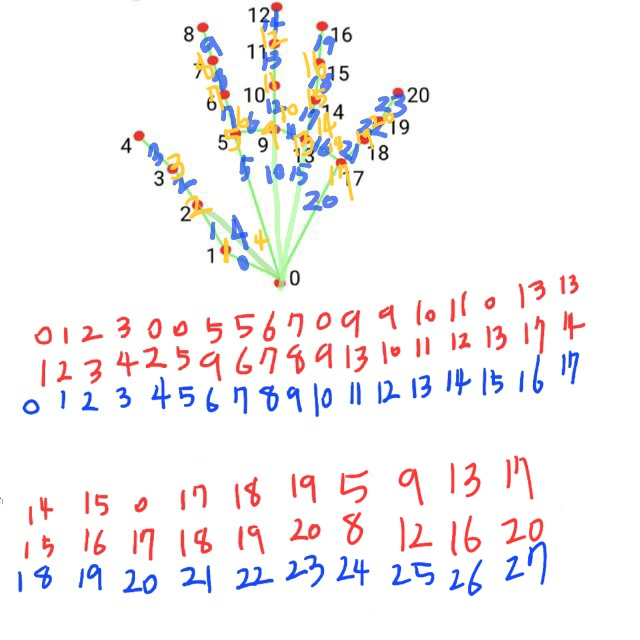
#> input picture KakaoTalk_20230419_154102570.jpg, 640 x 640 px, given in place of the camera
$ python hand_recognition.py   (older library calls are emulated)
#> lines starting #> are read from the running program, lines starting #| are printed output that depends on the picture; after the words box and inside, x2 and y2 are one past the last pixel; in counts of white or black regions, pixels touching at a corner belong together
import cv2
import numpy as np
import math


cap = cv2.VideoCapture(0)
while cap.isOpened():
    # read image
    ret, img = cap.read()
#> img is the input picture: shape (640, 640, 3); mean B, G, R 244, 243, 246.3

    img = cv2.flip(img, 1)

    # get hand data from the rectangle sub window on the screen
    cv2.rectangle(img, (300,300), (100, 100), (0,255,0), 0)
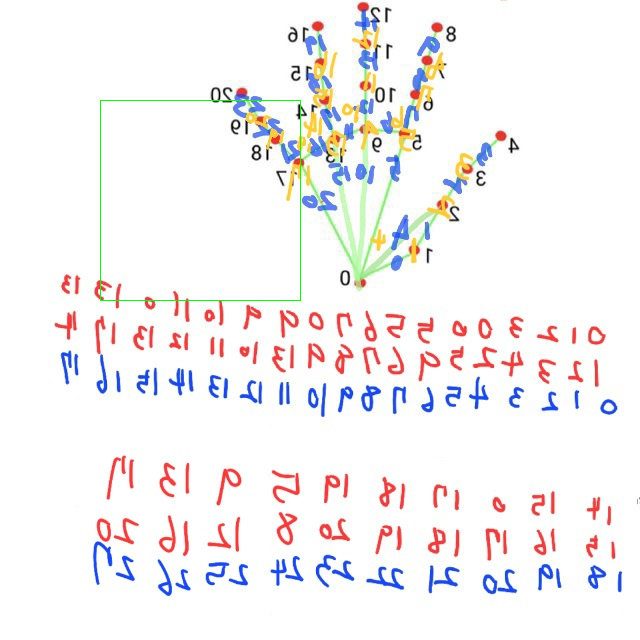
#> img: shape (640, 640, 3); mean B, G, R 243.6, 243, 245.8
    crop_img = img[100:300, 100:300]

    # convert to grayscale
    grey = cv2.cvtColor(crop_img, cv2.COLOR_BGR2GRAY)

    # applying gaussian blur
    value = (35, 35)
    blurred = cv2.GaussianBlur(grey, value, 0)
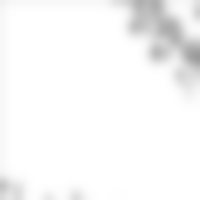
#> blurred: shape (200, 200); min 154, max 255, mean 248.1

    # thresholdin: Otsu's Binarization method
    _, thresh1 = cv2.threshold(blurred, 127, 255, cv2.THRESH_BINARY_INV+cv2.THRESH_OTSU)
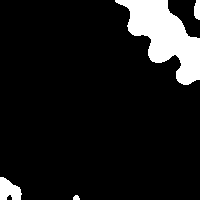
#> thresh1: shape (200, 200); 10% white; 4 white regions

    # show thresholded image
    cv2.imshow('Thresholded', thresh1)

    # check OpenCV version to avoid unpacking error
    (version, _, _) = cv2.__version__.split('.')

    if version == '3':
        image, contours, hierarchy = cv2.findContours(thresh1.copy(), cv2.RETR_TREE, cv2.CHAIN_APPROX_NONE)
    elif version == '4':
        contours, hierarchy = cv2.findContours(thresh1.copy(), cv2.RETR_TREE, cv2.CHAIN_APPROX_NONE)
#> contours = 4 contours, 1 with area under 20; largest, box (x1, y1, x2, y2) and area: (115, 0, 200, 85) 3360, (0, 177, 22, 200) 319, (194, 0, 200, 20) 80

    # find contour with max area
    cnt = max(contours, key = lambda x: cv2.contourArea(x))
#> cnt = contour of 295 points, box (x1, y1, x2, y2) (115, 0, 200, 85), area 3360

    # create bounding rectangle around the contour (can skip below two lines)
    x, y, w, h = cv2.boundingRect(cnt)
#> x = 115; y = 0; w = 85; h = 85
    cv2.rectangle(crop_img, (x,y), (x+w, y+h), (0, 0, 255), 0)
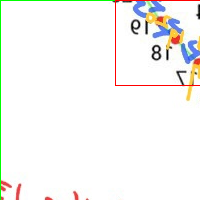
#> crop_img: shape (200, 200, 3); mean B, G, R 244.5, 246.8, 247.3

    # finding convex hull
    hull = cv2.convexHull(cnt)
#> hull = contour of 11 points, box (x1, y1, x2, y2) (115, 0, 200, 85), area 4272

    # drawing contours
    drawing = np.zeros(crop_img.shape, np.uint8)
    cv2.drawContours(drawing, [cnt], 0, (0, 255, 0), 0)
    cv2.drawContours(drawing, [hull], 0, (0, 0, 255), 0)
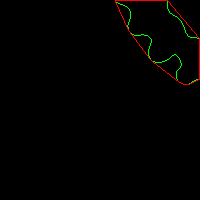
#> drawing: shape (200, 200, 3); mean of channels 0, 1, 2 0, 1.1, 1.5; drawn as B, G, R

    # finding convex hull
    hull = cv2.convexHull(cnt, returnPoints=False)
#> hull = [243, 193, 152, 141, 136, 132, 81, 79, 36, 1, 0]

    # finding convexity defects
    defects = cv2.convexityDefects(cnt, hull)
#> defects = [[1, 36, 17, 2457], [36, 79, 59, 3298], [81, 132, 104, 5029], [132, 136, 133, 114], [141, 152, 149, 318], [193, 243, 205, 1855]]
    count_defects = 0
    cv2.drawContours(thresh1, contours, -1, (0, 255, 0), 3)
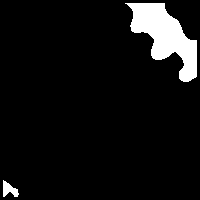
#> thresh1: shape (200, 200); 7% white; 2 white regions, box (x1, y1, x2, y2) and area: (125, 3, 197, 82) 2655, (3, 180, 19, 197) 154

    # applying Cosine Rule to find angle for all defects (between fingers)
    #with angle > 90 degrees and ignore defects
    for i in range(defects.shape[0]):
        s, e, f, d = defects[i, 0]

        start = tuple(cnt[s][0])
        end = tuple(cnt[e][0])
        far = tuple(cnt[f][0])

        # find length of all sides of triangle
        a = math.sqrt((end[0] - start[0])**2 + (end[1] - start[1])**2)
        b = math.sqrt((far[0] - start[0])**2 + (far[1] - start[1])**2)
        c = math.sqrt((end[0] - far[0])**2 + (end[1] - far[1])**2)

        # apply cosine rule here
        angle = math.acos((b**2 + c**2 - a**2)/(2*b*c)) * 57

        # ignore angles > 90 and highlight rest with red dots
        if angle <= 90:
            count_defects += 1
            cv2.circle(crop_img, far, 1, [0,0,255], -1)
        # dist = cv2.pointPolygonTest(cnt,far,True)

            # draw a line from start to end i.e. the convex points (finger tips)
            # (can skip this part)
            cv2.line(crop_img, start, end, [0,255,0], 2)
            # cv2.circle(crop_img, far, 5, [0,0, 255], -1)

        # define actions required
        if count_defects == 1:
            str = "1 finger"
        elif count_defects == 2:
            str = "2 finger"
        elif count_defects == 3:
            str = "3 finger"
        elif count_defects == 4:
            str = "4 finger"
        else:
            str = "an entire hand"
        cv2.putText(img, str, (50, 50), cv2.FONT_HERSHEY_SIMPLEX, 2, 2)

        # show appropriate images in windows
        cv2.imshow('Gesture', img)
        all_img = np.hstack((drawing, crop_img))
        cv2.imshow('Contours', all_img)

        k = cv2.waitKey(10)
        if k == 27:
            break
#> this loop made 1 pass; (key Esc is pressed on pass 1)
#> (s, e, f, d, start, end, far, a) on pass 1: (1, 36, 17, 2457, (115, 1), (128, 30), (130, 11), 31.78)
#> pass 1, `all_img = np.hstack((drawing, crop_img))`:
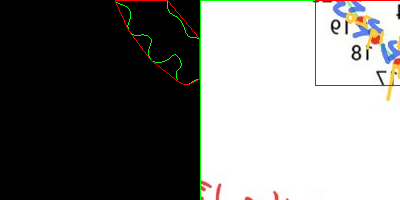
#> all_img: shape (200, 400, 3); mean of channels 0, 1, 2 122.3, 124, 124.4; drawn as B, G, R
#> after the loop, count_defects = 0

$ run again, on KakaoTalk_20230419_154115644.jpg
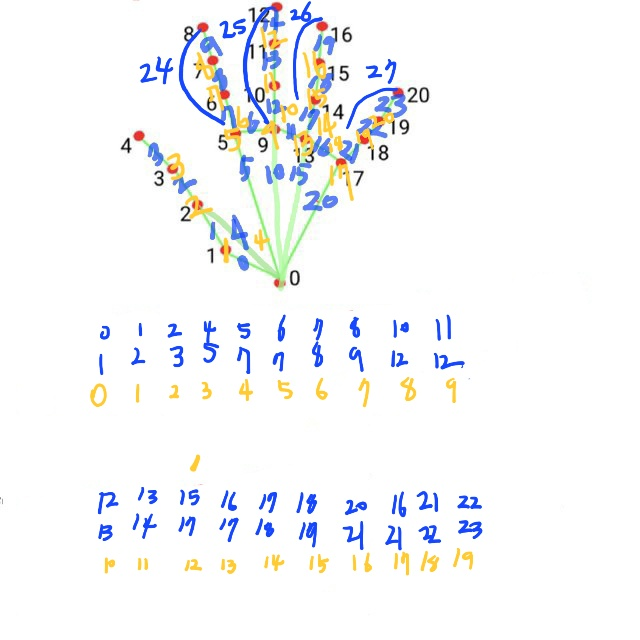
#> input picture KakaoTalk_20230419_154115644.jpg, 640 x 640 px, given in place of the camera
#> img is the input picture: shape (640, 640, 3); mean B, G, R 248.2, 247, 246
#> contours = 1 contour; box (x1, y1, x2, y2) and area: (115, 0, 200, 85) 3984
#> cnt = contour of 351 points, box (x1, y1, x2, y2) (115, 0, 200, 85), area 3984
#> x = 115; y = 0; w = 85
#> `hull = cv2.convexHull(cnt)`: hull = contour of 10 points, box (x1, y1, x2, y2) (115, 0, 200, 85), area 4880
#> `hull = cv2.convexHull(cnt, returnPoints=False)`: hull = [242, 152, 141, 136, 132, 81, 79, 36, 1, 0]
#> defects = [[242, 0, 282, 3584], [1, 36, 17, 2457], [36, 79, 59, 3298], [81, 132, 104, 5029], [132, 136, 133, 114], [141, 152, 149, 318], [152, 242, 205, 2816]]
#> `cv2.drawContours(thresh1, contours, -1, (0, 255, 0), 3)`:
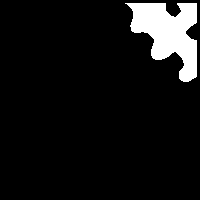
#> thresh1: shape (200, 200); 7.9% white; 1 white region, box (x1, y1, x2, y2) and area: (125, 3, 197, 82) 3147
#> the loop `for i in range(defects.shape[0]):` made 1 pass; (key Esc is pressed on pass 1)
#> (s, e, f, d, start, end, far, a) on pass 1: (242, 0, 282, 3584, (199, 0), (115, 0), (175, 14), 84)
#> pass 1, `all_img = np.hstack((drawing, crop_img))`:
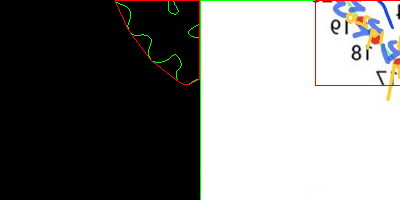
#> all_img: shape (200, 400, 3); mean of channels 0, 1, 2 122.6, 124.2, 124.3; drawn as B, G, R
#> after the loop `for i in range(defects.shape[0]):`: count_defects = 0

$ run again, on KakaoTalk_20230430_173046153.png
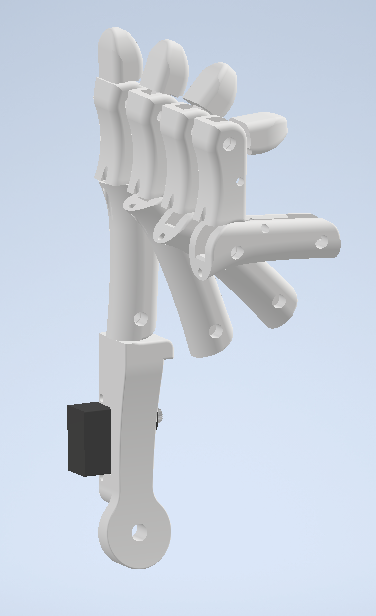
#> input picture KakaoTalk_20230430_173046153.png, 376 x 616 px, given in place of the camera
#> img is the input picture: shape (616, 376, 3); mean B, G, R 221.7, 209.1, 200.2
#> contours = 3 contours; box (x1, y1, x2, y2) and area: (0, 0, 178, 200) 21356, (45, 0, 89, 16) 378, (67, 151, 80, 169) 145
#> cnt = contour of 1361 points, box (x1, y1, x2, y2) (0, 0, 178, 200), area 21356
#> x = 0; w = 178; h = 200
#> `hull = cv2.convexHull(cnt)`: hull = [[177, 0], [177, 3], [170, 93], [156, 199], [0, 199], [0, 29], [109, 0]]
#> `hull = cv2.convexHull(cnt, returnPoints=False)`: hull = [1273, 1270, 1178, 1072, 847, 159, 0]
#> defects = [[1273, 0, 1319, 3840], [0, 159, 81, 8218], [159, 847, 512, 37888], [847, 1072, 1005, 8704], [1072, 1178, 1143, 1872], [1178, 1270, 1207, 3599]]
#> `cv2.drawContours(thresh1, contours, -1, (0, 255, 0), 3)`:
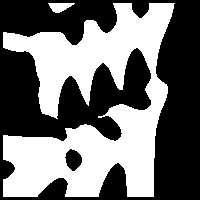
#> thresh1: shape (200, 200); 44.8% white; 2 white regions, box (x1, y1, x2, y2) and area: (3, 3, 175, 197) 17767, (48, 3, 75, 13) 171
#> the loop `for i in range(defects.shape[0]):` made 1 pass; (key Esc is pressed on pass 1)
#> (s, e, f, d, start, end, far, a) on pass 1: (1273, 0, 1319, 3840, (177, 0), (109, 0), (141, 15), 68)
#> pass 1, `all_img = np.hstack((drawing, crop_img))`:
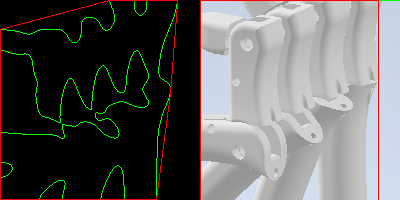
#> all_img: shape (200, 400, 3); mean of channels 0, 1, 2 95.4, 97.4, 96.7; drawn as B, G, R
#> after the loop `for i in range(defects.shape[0]):`: count_defects = 0

$ run again, on hand_landmarks.png
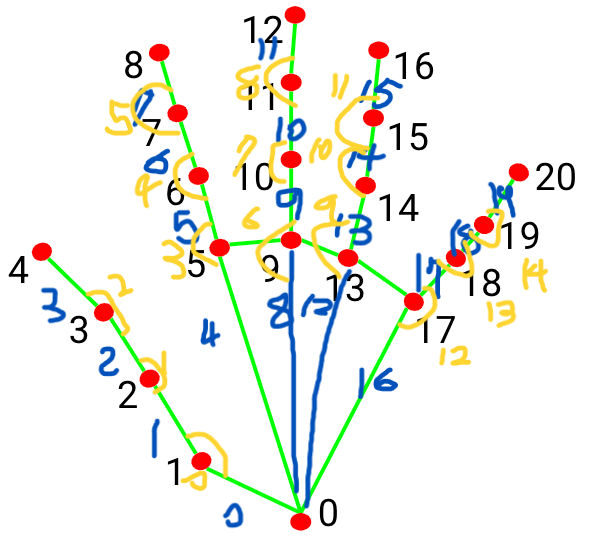
#> input picture hand_landmarks.png, 592 x 538 px, given in place of the camera
#> img is the input picture: shape (538, 592, 3); mean B, G, R 233.6, 240, 239.7
#> contours = 10 contours; largest, box (x1, y1, x2, y2) and area: (0, 111, 91, 200) 3852, (118, 109, 165, 200) 2722, (108, 40, 147, 99) 1280, (63, 21, 102, 51) 700, (72, 94, 112, 121) 680
#> cnt = contour of 387 points, box (x1, y1, x2, y2) (0, 111, 91, 200), area 3852
#> x = 0; y = 111; w = 91; h = 89
#> `hull = cv2.convexHull(cnt)`: hull = contour of 9 points, box (x1, y1, x2, y2) (0, 111, 91, 200), area 5748
#> `hull = cv2.convexHull(cnt, returnPoints=False)`: hull = [382, 352, 350, 290, 286, 251, 245, 120, 0]
#> defects = [[0, 120, 58, 5632], [120, 245, 167, 7168], [251, 286, 263, 1979], [286, 290, 287, 114], [290, 350, 314, 4226], [350, 352, 351, 114], [352, 382, 366, 1030]]
#> the loop `for i in range(defects.shape[0]):` made 1 pass; (key Esc is pressed on pass 1)
#> (s, e, f, d, start, end, far, a) on pass 1: (0, 120, 58, 5632, (0, 111), (0, 199), (22, 164), 88)
#> pass 1, `all_img = np.hstack((drawing, crop_img))`:
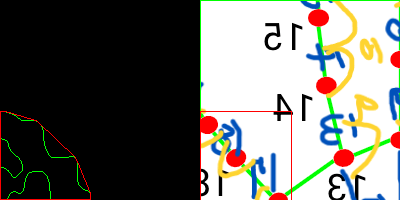
#> all_img: shape (200, 400, 3); mean of channels 0, 1, 2 105.7, 111.9, 113.4; drawn as B, G, R
#> after the loop `for i in range(defects.shape[0]):`: count_defects = 0
